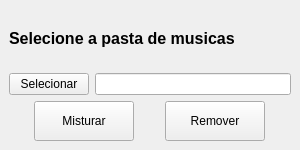
<?xml version="1.0" encoding="UTF-8"?>
<ui version="4.0">
 <class>MainWindow</class>
 <widget class="QMainWindow" name="MainWindow">
  <property name="geometry">
   <rect>
    <x>0</x>
    <y>0</y>
    <width>300</width>
    <height>150</height>
   </rect>
  </property>
  <property name="minimumSize">
   <size>
    <width>300</width>
    <height>150</height>
   </size>
  </property>
  <property name="maximumSize">
   <size>
    <width>300</width>
    <height>150</height>
   </size>
  </property>
  <property name="windowTitle">
   <string>MainWindow</string>
  </property>
  <widget class="QWidget" name="centralwidget">
   <layout class="QVBoxLayout" name="verticalLayout_2">
    <item>
     <layout class="QVBoxLayout" name="verticalLayout">
      <item>
       <widget class="QLabel" name="label">
        <property name="font">
         <font>
          <pointsize>12</pointsize>
          <bold>true</bold>
         </font>
        </property>
        <property name="text">
         <string>Selecione a pasta de musicas</string>
        </property>
       </widget>
      </item>
      <item>
       <layout class="QHBoxLayout" name="horizontalLayout">
        <item>
         <widget class="QPushButton" name="select_btn">
          <property name="text">
           <string>Selecionar</string>
          </property>
         </widget>
        </item>
        <item>
         <widget class="QLineEdit" name="line_dir">
          <property name="readOnly">
           <bool>true</bool>
          </property>
         </widget>
        </item>
       </layout>
      </item>
     </layout>
    </item>
    <item>
     <layout class="QHBoxLayout" name="horizontalLayout_2">
      <item>
       <widget class="QPushButton" name="misturar_btn">
        <property name="minimumSize">
         <size>
          <width>100</width>
          <height>40</height>
         </size>
        </property>
        <property name="maximumSize">
         <size>
          <width>100</width>
          <height>40</height>
         </size>
        </property>
        <property name="text">
         <string>Misturar</string>
        </property>
       </widget>
      </item>
      <item>
       <widget class="QPushButton" name="remover_btn">
        <property name="minimumSize">
         <size>
          <width>100</width>
          <height>40</height>
         </size>
        </property>
        <property name="maximumSize">
         <size>
          <width>100</width>
          <height>40</height>
         </size>
        </property>
        <property name="text">
         <string>Remover</string>
        </property>
       </widget>
      </item>
     </layout>
    </item>
   </layout>
  </widget>
  <widget class="QMenuBar" name="menubar">
   <property name="geometry">
    <rect>
     <x>0</x>
     <y>0</y>
     <width>300</width>
     <height>22</height>
    </rect>
   </property>
  </widget>
 </widget>
 <resources/>
 <connections/>
</ui>
